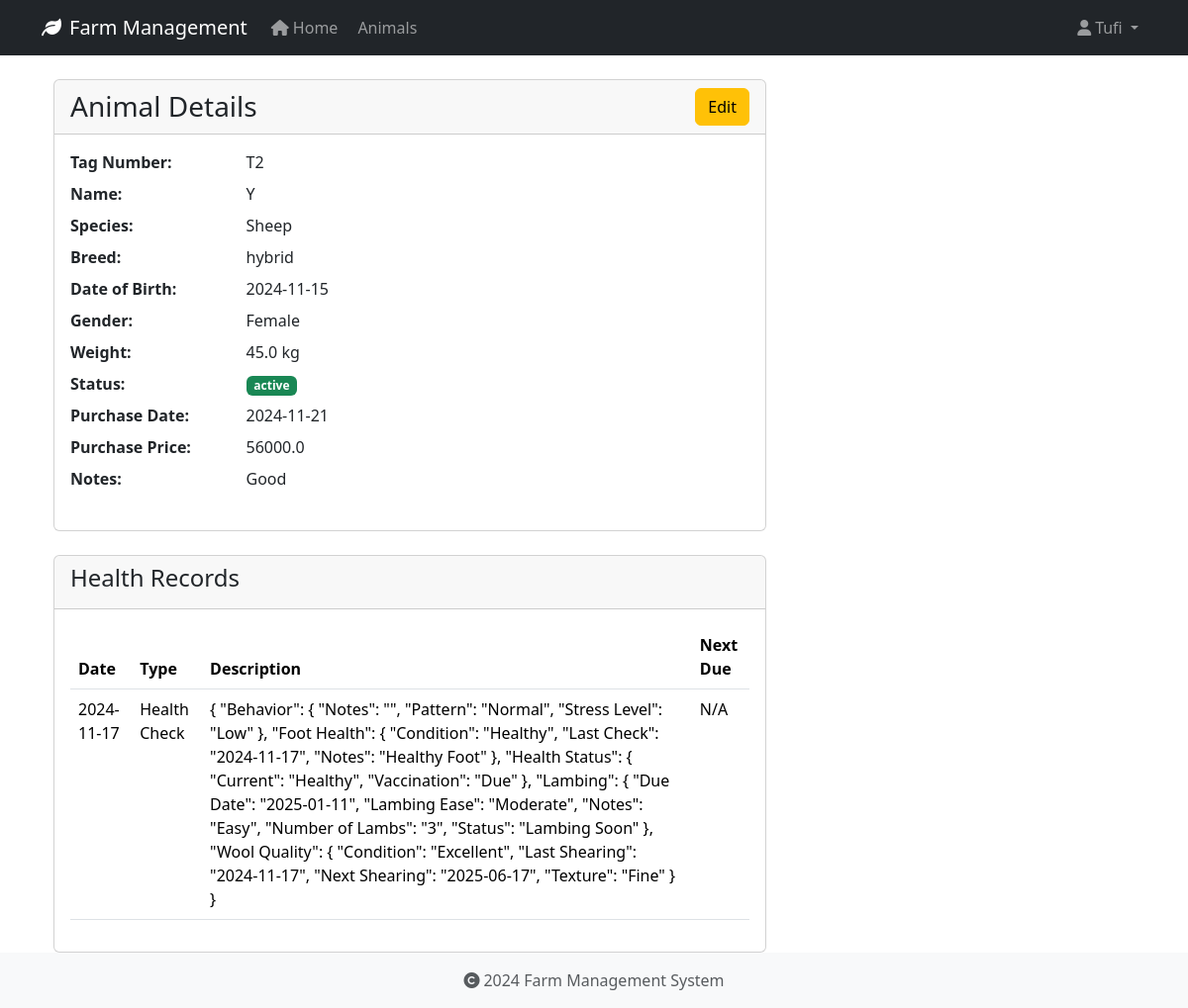
The page /animals/6 (signed in) on the database as committed earlier.
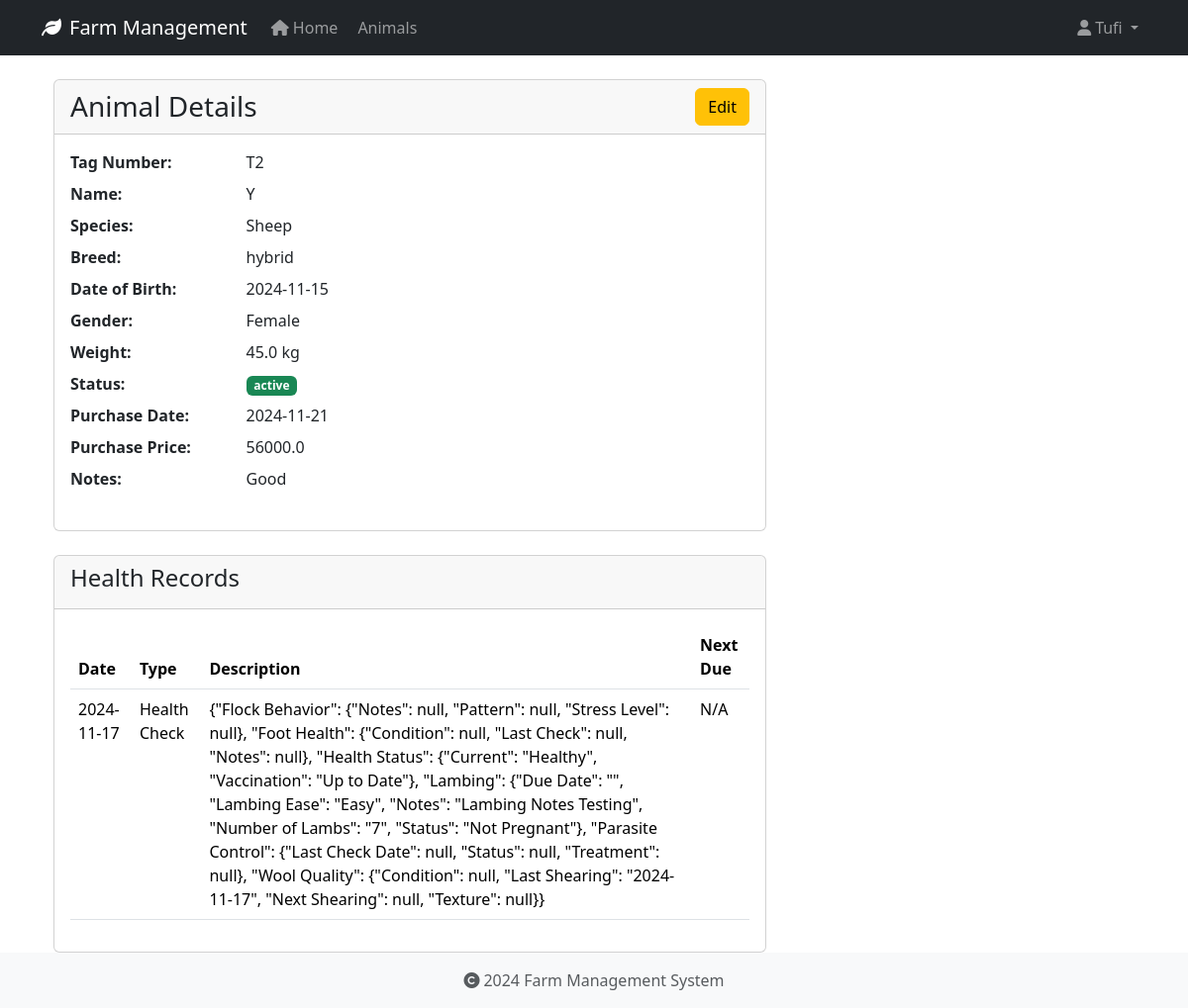
The same page on the database as committed later.
### app/models/animal.py (models this page shows, shortened)
class HealthRecord(db.Model):
    id = db.Column(db.Integer, primary_key=True)
    animal_id = db.Column(db.Integer, db.ForeignKey('animal.id', ondelete='CASCADE'), nullable=False)
    record_type = db.Column(db.String(50), nullable=False)  # Made nullable=False
    date = db.Column(db.Date, nullable=False)
    description = db.Column(db.Text, nullable=True)
    treatment = db.Column(db.Text, nullable=True)
    cost = db.Column(db.Float, nullable=True)
    next_due_date = db.Column(db.Date, nullable=True)
    created_at = db.Column(db.DateTime, default=datetime.utcnow, nullable=False)
    created_by_id = db.Column(db.Integer, db.ForeignKey('user.id', ondelete='SET NULL'), nullable=True)

### app/routes/animals.py (the view)
@bp.route('/<int:id>')
@login_required
def view(id):
    animal = Animal.query.get_or_404(id)
    return render_template('animals/view.html', animal=animal)

### app/models/user.py (called while the page is built)
@login_manager.user_loader
def load_user(user_id):
    return User.query.get(int(user_id))

### app/templates/animals/view.html (shortened to what this page needs)
{% extends "base.html" %}
{% block content %}
<div class="container">
    <div class="row">
        <div class="col-md-8">
            <div class="card">
                <div class="card-header">
                    <div class="d-flex justify-content-between align-items-center">
                        <h3 class="card-title mb-0">Animal Details</h3>
                        <a href="{{ url_for('animals.edit', id=animal.id) }}" class="btn btn-warning">Edit</a>
                    </div>
                </div>
                <div class="card-body">
                    <dl class="row">
                        <dt class="col-sm-3">Tag Number:</dt>
                        <dd class="col-sm-9">{{ animal.tag_number }}</dd>
                        <dt class="col-sm-3">Name:</dt>
                        <dd class="col-sm-9">{{ animal.name or 'N/A' }}</dd>
                        <dt class="col-sm-3">Species:</dt>
                        <dd class="col-sm-9">{{ animal.species }}</dd>
                        <dt class="col-sm-3">Breed:</dt>
                        <dd class="col-sm-9">{{ animal.breed or 'N/A' }}</dd>
                        <dt class="col-sm-3">Date of Birth:</dt>
                        <dd class="col-sm-9">{{ animal.date_of_birth.strftime('%Y-%m-%d') if animal.date_of_birth else 'N/A' }}</dd>
                        <dt class="col-sm-3">Gender:</dt>
                        <dd class="col-sm-9">{{ animal.gender or 'N/A' }}</dd>
                        <dt class="col-sm-3">Weight:</dt>
                        <dd class="col-sm-9">{{ animal.weight|round(2) if animal.weight else 'N/A' }} kg</dd>
                        <dt class="col-sm-3">Status:</dt>
                        <dd class="col-sm-9">
                            <span class="badge {% if animal.status == 'active' %}bg-success{% else %}bg-secondary{% endif %}">
                                {{ animal.status }}
                            </span>
                        </dd>
                        <dt class="col-sm-3">Purchase Date:</dt>
                        <dd class="col-sm-9">{{ animal.purchase_date.strftime('%Y-%m-%d') if animal.purchase_date else 'N/A' }}</dd>
                        <dt class="col-sm-3">Purchase Price:</dt>
                        <dd class="col-sm-9">{{ animal.purchase_price|round(2) if animal.purchase_price else 'N/A' }}</dd>
                        <dt class="col-sm-3">Notes:</dt>
                        <dd class="col-sm-9">{{ animal.notes or 'N/A' }}</dd>
                    </dl>
                </div>
            </div>
            <div class="card mt-4">
                <div class="card-header">
                    <h4>Health Records</h4>
                </div>
                <div class="card-body">
                    {% if animal.health_records %}
                        <table class="table">
                            <thead>
                                <tr>
                                    <th>Date</th>
                                    <th>Type</th>
                                    <th>Description</th>
                                    <th>Next Due</th>
                                </tr>
                            </thead>
                            <tbody>
                                {% for record in animal.health_records %}
                                <tr>
                                    <td>{{ record.date.strftime('%Y-%m-%d') }}</td>
                                    <td>{{ record.record_type }}</td>
                                    <td>{{ record.description }}</td>
                                    <td>{{ record.next_due_date.strftime('%Y-%m-%d') if record.next_due_date else 'N/A' }}</td>
                                </tr>
                                {% endfor %}
                            </tbody>
                        </table>
                    {% else %}
                        <p>No health records found.</p>
                    {% endif %}
                </div>
            </div>
        </div>
    </div>
</div>
{% endblock %}

Rows that differ between the two databases and show on the page:
removed HealthRecord: date "2024-11-17", record_type "Health Check", description "{ \"Behavior\": { \"Notes\": \"\", \"Pattern\": \"Normal\", \"Stress Level\": \"Low\" }, \"Foot Health\": { \"Condition\": \"Healthy\", \"Last Check\": \"2024-11-17\", \"Notes\": \"Healthy Foot\" }, \"Health Status\": { \"Current\": \"Healthy\", \"Vaccination\": \"Due\" }, \"Lambing\": { \"Due Date\": \"2025-01-11\", \"Lambing Ease\": \"Moderate\", \"Notes\": \"Easy\", \"Number of Lambs\": \"3\", \"Status\": \"Lambing Soon\" }, \"Wool Quality\": { \"Condition\": \"Excellent\", \"Last Shearing\": \"2024-11-17\", \"Next Shearing\": \"2025-06-17\", \"Texture\": \"Fine\" } }", next_due_date "N/A"
added HealthRecord: date "2024-11-17", record_type "Health Check", description "{\"Flock Behavior\": {\"Notes\": null, \"Pattern\": null, \"Stress Level\": null}, \"Foot Health\": {\"Condition\": null, \"Last Check\": null, \"Notes\": null}, \"Health Status\": {\"Current\": \"Healthy\", \"Vaccination\": \"Up to Date\"}, \"Lambing\": {\"Due Date\": \"\", \"Lambing Ease\": \"Easy\", \"Notes\": \"Lambing Notes Testing\", \"Number of Lambs\": \"7\", \"Status\": \"Not Pregnant\"}, \"Parasite Control\": {\"Last Check Date\": null, \"Status\": null, \"Treatment\": null}, \"Wool Quality\": {\"Condition\": null, \"Last Shearing\": \"2024-11-17\", \"Next Shearing\": null, \"Texture\": null}}", next_due_date "N/A"
